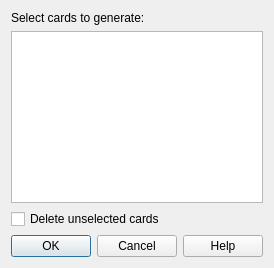
<?xml version="1.0" encoding="UTF-8"?>
<ui version="4.0">
 <class>Dialog</class>
 <widget class="QDialog" name="Dialog">
  <property name="geometry">
   <rect>
    <x>0</x>
    <y>0</y>
    <width>249</width>
    <height>268</height>
   </rect>
  </property>
  <property name="windowTitle">
   <string>Generate Cards</string>
  </property>
  <layout class="QVBoxLayout" name="verticalLayout">
   <item>
    <widget class="QLabel" name="label">
     <property name="text">
      <string>Select cards to generate:</string>
     </property>
    </widget>
   </item>
   <item>
    <widget class="QListWidget" name="list">
     <property name="selectionMode">
      <enum>QAbstractItemView::MultiSelection</enum>
     </property>
    </widget>
   </item>
   <item>
    <widget class="QCheckBox" name="deleteUnsel">
     <property name="text">
      <string>Delete unselected cards</string>
     </property>
    </widget>
   </item>
   <item>
    <widget class="QDialogButtonBox" name="buttonBox">
     <property name="orientation">
      <enum>Qt::Horizontal</enum>
     </property>
     <property name="standardButtons">
      <set>QDialogButtonBox::Cancel|QDialogButtonBox::Help|QDialogButtonBox::Ok</set>
     </property>
    </widget>
   </item>
  </layout>
 </widget>
 <resources/>
 <connections>
  <connection>
   <sender>buttonBox</sender>
   <signal>accepted()</signal>
   <receiver>Dialog</receiver>
   <slot>accept()</slot>
   <hints>
    <hint type="sourcelabel">
     <x>248</x>
     <y>254</y>
    </hint>
    <hint type="destinationlabel">
     <x>157</x>
     <y>274</y>
    </hint>
   </hints>
  </connection>
  <connection>
   <sender>buttonBox</sender>
   <signal>rejected()</signal>
   <receiver>Dialog</receiver>
   <slot>reject()</slot>
   <hints>
    <hint type="sourcelabel">
     <x>316</x>
     <y>260</y>
    </hint>
    <hint type="destinationlabel">
     <x>286</x>
     <y>274</y>
    </hint>
   </hints>
  </connection>
 </connections>
</ui>
